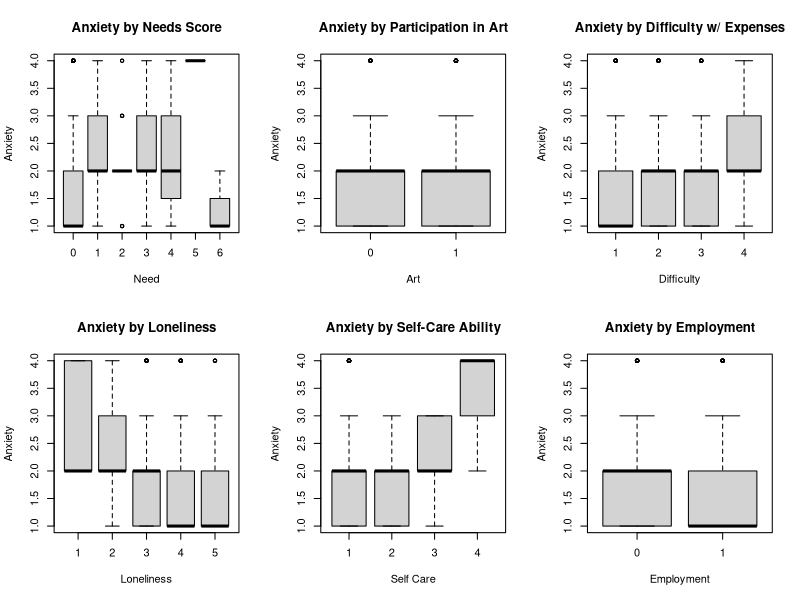
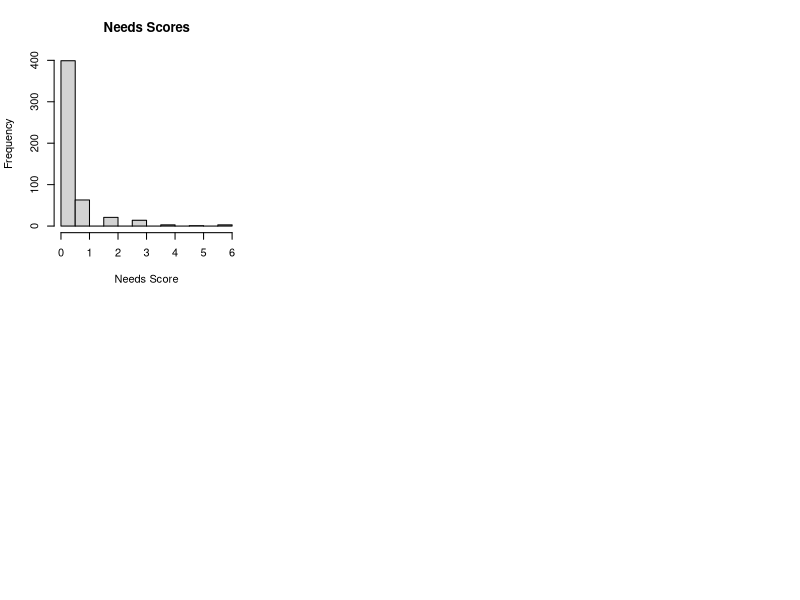

Reproduce these figures in R, in order. (Note: this script raises an error after producing the figures.)
# INSTALL AND LOAD PACKAGES

  # NB: IF PACKAGE NOT INSTALLED, UNCOMMENT NEXT BLOCK OF CODE. RECOMMENT TO AVOID 
  # ERROR MESSAGES

  #install.packages("psych")
  #install.packages("caTools") 
  #install.packages("VGAM")
  #install.packages("caret")

  # LOAD
  library(caret)
  library(VGAM)
  library(caTools)
  library("psych")

# IMPORTING DATA

  data <- read.csv("HTOPS_HPS_2502_PUF.csv")
  
  print(length(data$EXPNS_DIF != -99))

# CLEANING DATA AND CREATING SUBSET

  data <- subset(data, ANXIOUS != -99 & (NDX14_FOOD == 1 | NDX14_SHELTER == 1 | 
                                    NDX14_MEDICAL == 1 | NDX14_EMOTIONAL == 1 | 
                                    NDX14_FRESHWATER == 1 | NDX14_ELECTRICITY == 1 
                                    | NDX14_NONE_NEEDED == 1) & CREATEART != -99
                 & EXPNS_DIF != -99 & SOCIAL2_first != -99 & SELFCARE != -99 
                 & ANYWORK != -99)
  
# EXTRACTING VARIABLES OF INTEREST FROM THE DATA SETS

  #explanatory variables
  needs <- data.frame(data$NDX14_FOOD,data$NDX14_SHELTER,data$NDX14_MEDICAL,
                      data$NDX14_EMOTIONAL,data$NDX14_FRESHWATER,
                      data$NDX14_ELECTRICITY) #table of needs by individual
  
  needs[needs == -99] <- 0 #Fixing binary statistic to better represent data
  needsScore <- rowSums(needs) #Summing all needs into one score
  
  art <- data$CREATEART - 1 # Whether participant practices art; 1 = Yes, 0 = No
  expnsDifclty <- data$EXPNS_DIF # Difficulty paying expenses; Higher score = Harder
  lonely <- data$SOCIAL2_first # Frequency of loneliness; Lower Score = Higher freq.
  selfCare <- data$SELFCARE # Difficulty of self care tasks; Higher = Harder
  employment <- data$ANYWORK - 1 # Working status; 1 = Working, 0 = Not Working
  
  
  #response variable
  anxiety <- data$ANXIOUS #How anxious an individual has felt over the past two weeks
  
  #creating new data table, exclusively w/ variables of interest
  
  data <- data.frame(needsScore,art,expnsDifclty,lonely,selfCare,employment,anxiety)
  

# EXPLORATORY DATA ANALYSIS

  #SUMMARIES
  
  print("Anxiety Description")
  print(describe(anxiety))
  cat("\n")
  
  print("Needs Score Description")
  print(describe(needsScore))
  cat("\n")
  #DATA SETUP
    
  
  
  #PLOTS
    # BOX PLOTS
    par(mfrow = c(2, 3))
    boxplot(anxiety ~ needsScore,
            main = "Anxiety by Needs Score",
            xlab = "Need",
            ylab = "Anxiety")
    boxplot(anxiety ~ art,
            main = "Anxiety by Participation in Art",
            xlab = "Art",
            ylab = "Anxiety")
    boxplot(anxiety ~ expnsDifclty,
            main = "Anxiety by Difficulty w/ Expenses",
            xlab = "Difficulty",
            ylab = "Anxiety")
    boxplot(anxiety ~ lonely,
            main = "Anxiety by Loneliness",
            xlab = "Loneliness",
            ylab = "Anxiety")
    boxplot(anxiety ~ selfCare,
            main = "Anxiety by Self-Care Ability",
            xlab = "Self Care",
            ylab = "Anxiety")
    boxplot(anxiety ~ employment,
            main = "Anxiety by Employment",
            xlab = "Employment",
            ylab = "Anxiety")
    
    
    #HISTOGRAMS
    #par(mfrow = c(2, 3))
    hist(needsScore, main="Needs Scores", xlab="Needs Score")
    
    

# LOGISTIC REGRESSION ANALYSIS
  
  # SPLITTING DATA SET
  
  split <- sample.split(data$anxiety, SplitRatio = 0.8)
  
  trainData <- subset(data, split == "TRUE")
  testData <- subset(data, split == "FALSE")


  print("Train Data")
  print(summary(trainData$anxiety))

  
  print("Test Data")
  print(describe(testData))

  # MODEL
  
  model <- vglm(anxiety ~ needsScore + art + expnsDifclty + 
                  lonely + selfCare + employment,
                family = cumulative, xdata = trainData)
  
  #training
  predicted_probs <- predict(model, type = "response")
  predicted_classes <- as.numeric(colnames(predicted_probs)[apply(predicted_probs, 
                                                                  1, which.max)])
  
  #applying
  newProbs <- predict(model, newdata = testData, type = "response")
  predictions <- as.numeric(colnames(newProbs)[apply(newProbs, 1, 
                                                            which.max)])
  
  print("predictions:")
  print(describe(predictions))
  print("actual:")
  print(describe(anxiety))
  
# VERIFICATION
  
  # HISTOGRAMS
  par(mfrow = c(2, 1))
  hist(testData$anxiety,main="Actual Anxiety",
       xlab="Anxiety")
  hist(predictions,main="Predicted Anxiety",
       xlab="Anxiety")

  # CONFUSION MATRIX
  
  conMat <- data.frame(matrix(0,ncol = 4, nrow = 4))
  colnames(conMat) <- c("1", "2", "3","4")
  
  for (prediction in 1:length(predictions))
  {
    conMat[testData$anxiety[prediction],predictions[prediction]] <- 
        conMat[testData$anxiety[prediction],predictions[prediction]] + 1
  }
    
  # METRICS
  
  #accuracy
  
  accuracy <- (conMat[1,1] + conMat[2,2] + conMat[3,3] + conMat[4,4]) / length(predictions)
  print("ACCURACY:")
  print(accuracy)
  
  #precision
  
  
  
  # The stupid dumb variables and model suck so stupid dumb much that we cant 
  # use the stupid dumb confusionMatrix function which.. is stupid and dumb. So.
  #cm <- confusionMatrix(data = predictions, reference = as.factor(anxiety))
  #print(cm)
  
  
  
